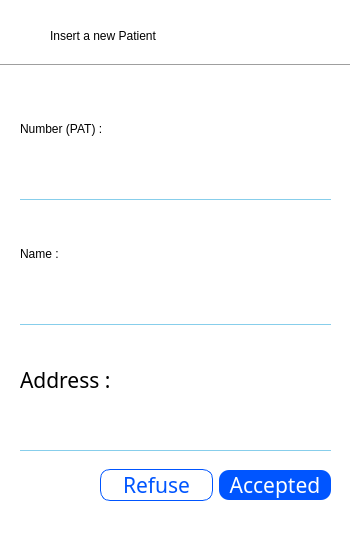
<?xml version="1.0" encoding="UTF-8"?>
<ui version="4.0">
 <class>PatAdd</class>
 <widget class="QDialog" name="PatAdd">
  <property name="geometry">
   <rect>
    <x>0</x>
    <y>0</y>
    <width>350</width>
    <height>550</height>
   </rect>
  </property>
  <property name="windowTitle">
   <string>Dialog</string>
  </property>
  <property name="styleSheet">
   <string notr="true">QDialog
{
	background-color: rgb(255, 255, 255);
}</string>
  </property>
  <widget class="QWidget" name="horizontalLayoutWidget">
   <property name="geometry">
    <rect>
     <x>100</x>
     <y>460</y>
     <width>231</width>
     <height>51</height>
    </rect>
   </property>
   <layout class="QHBoxLayout" name="horizontalLayout">
    <item>
     <widget class="QPushButton" name="refuse">
      <property name="font">
       <font>
        <family>Snap ITC</family>
        <pointsize>16</pointsize>
       </font>
      </property>
      <property name="cursor">
       <cursorShape>PointingHandCursor</cursorShape>
      </property>
      <property name="styleSheet">
       <string notr="true">QPushButton
{
	font: 16pt &quot;Snap ITC&quot;;
}
QPushButton
{
	font: 16pt &quot;Snap ITC&quot;;

	background-color: rgb(255, 255, 255);
	color:rgb(0, 85, 255) ;
	border-color: rgb(0,85,255);
	border-style: solid 5px;
	border : 1px solid rgb(0,85,255);
	border-radius: 10px;
}
QPushButton:hover
{
border : 2px solid rgb(0,0,255);
color : rgb(0, 0, 255);
}
</string>
      </property>
      <property name="text">
       <string>Refuse</string>
      </property>
     </widget>
    </item>
    <item>
     <widget class="QPushButton" name="accepeted">
      <property name="font">
       <font>
        <family>Snap ITC</family>
        <pointsize>16</pointsize>
       </font>
      </property>
      <property name="cursor">
       <cursorShape>PointingHandCursor</cursorShape>
      </property>
      <property name="styleSheet">
       <string notr="true">QPushButton
{
	/*font: 16pt &quot;Snap ITC&quot;;*/
}
QPushButton
{
	color: rgb(255, 255, 255);
	background-color: rgb(0, 85, 255) ;
	border-radius: 10px;
	font: 16pt &quot;Snap ITC&quot;;
}
QPushButton:hover
{
	/*background-color: rgb(255, 0, 127);*/
	background-color: rgb(255, 255, 255);
	color:  rgb(0, 85, 255) ;
	border-color:rgb(0, 85, 255) ;
	border-style: solid 5px;
	border : 1px solid rgb(0, 85, 255) ;
	border-radius: 10px;
}
</string>
      </property>
      <property name="text">
       <string>Accepted</string>
      </property>
     </widget>
    </item>
   </layout>
  </widget>
  <widget class="QLabel" name="label_3">
   <property name="geometry">
    <rect>
     <x>50</x>
     <y>20</y>
     <width>261</width>
     <height>31</height>
    </rect>
   </property>
   <property name="styleSheet">
    <string notr="true">font: 16pt &quot;Snap ITC&quot;;</string>
   </property>
   <property name="text">
    <string>Insert a new Patient</string>
   </property>
  </widget>
  <widget class="QWidget" name="verticalLayoutWidget">
   <property name="geometry">
    <rect>
     <x>20</x>
     <y>80</y>
     <width>311</width>
     <height>371</height>
    </rect>
   </property>
   <layout class="QVBoxLayout" name="verticalLayout">
    <item>
     <widget class="QLabel" name="label_2">
      <property name="styleSheet">
       <string notr="true">font: 16pt &quot;Snap ITC&quot;;</string>
      </property>
      <property name="text">
       <string>Number (PAT) :</string>
      </property>
     </widget>
    </item>
    <item>
     <widget class="QLineEdit" name="lineEdit">
      <property name="styleSheet">
       <string notr="true">QLineEdit
{
	border-top:none;
	border-rigth:none;
	border-left:none;	
	border-bottom:1px solid skyblue;
	font: 11pt &quot;Segoe Script&quot;;
}</string>
      </property>
     </widget>
    </item>
    <item>
     <widget class="QLabel" name="label_4">
      <property name="styleSheet">
       <string notr="true">font: 16pt &quot;Snap ITC&quot;;</string>
      </property>
      <property name="text">
       <string>Name :</string>
      </property>
     </widget>
    </item>
    <item>
     <widget class="QLineEdit" name="lineEdit_3">
      <property name="styleSheet">
       <string notr="true">QLineEdit
{
	border-top:none;
	border-rigth:none;
	border-left:none;	
	border-bottom:1px solid skyblue;
	font: 11pt &quot;Segoe Script&quot;;
}</string>
      </property>
     </widget>
    </item>
    <item>
     <widget class="QLabel" name="label">
      <property name="font">
       <font>
        <family>Snap ITC</family>
        <pointsize>16</pointsize>
       </font>
      </property>
      <property name="styleSheet">
       <string notr="true">font: 16pt &quot;Snap ITC&quot;;</string>
      </property>
      <property name="text">
       <string>Address :</string>
      </property>
     </widget>
    </item>
    <item>
     <widget class="QLineEdit" name="lineEdit_2">
      <property name="styleSheet">
       <string notr="true">QLineEdit
{
	border-top:none;
	border-rigth:none;
	border-left:none;	
	border-bottom:1px solid skyblue;
	font: 11pt &quot;Segoe Script&quot;;
}</string>
      </property>
     </widget>
    </item>
   </layout>
  </widget>
  <widget class="Line" name="line">
   <property name="geometry">
    <rect>
     <x>0</x>
     <y>50</y>
     <width>361</width>
     <height>31</height>
    </rect>
   </property>
   <property name="orientation">
    <enum>Qt::Horizontal</enum>
   </property>
  </widget>
 </widget>
 <resources/>
 <connections/>
</ui>
